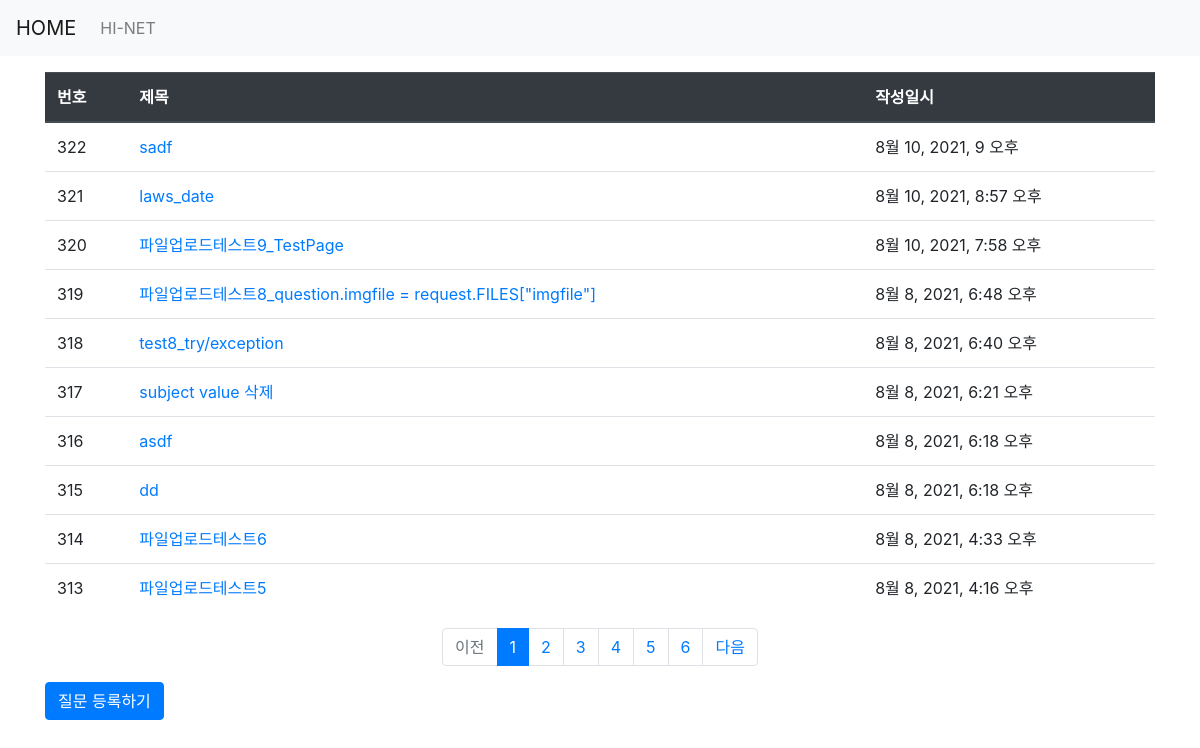
Screenshot of /pybo/ with the database file from the repository.
### pybo/models.py (models this page shows, shortened)
class Question(models.Model):
    subject = models.CharField(max_length=200)
    content = models.TextField()
    imgfile = models.ImageField(null=True, upload_to="", blank=True)  # Need to do "pip3 install image" in cmd, upload_to 는 저장될경로로 ""는 media 폴더를 의미
    create_date = models.DateTimeField()

### pybo/views.py (the view)
# urls.py: path('', views.index, name='index'),
def index(request):
    page = request.GET.get('page', '1') # 페이지(ex-localhost:8000/pybo/?page=1)
    question_list = Question.objects.order_by('-create_date')
    paginator = Paginator(question_list, 10) # 페이지당 10개씩 보여 주기, question_list를 페이징 객체 paginator 로 변환
    page_obj = paginator.get_page(page)
    context = {'question_list': page_obj}
    return render(request, 'pybo/question_list.html', context)

### pybo/templatetags/pybo_filter.py (called while the page is built)
@register.filter
def sub(value, arg):
    return value - arg

### templates/pybo/question_list.html
{% extends 'base.html' %}
{% load pybo_filter %}
{% block content %}
<div class="container my-3">
    <table  class="table">
        <thead>
        <tr class="thead-dark">
            <th>번호</th>
            <th>제목</th>
            <th>작성일시</th>
        </tr>
        </thead>
        <tbody>
        {% if question_list %}
        {% for question in question_list %}
        <tr>
            <td>{{ question_list.paginator.count|sub:question_list.start_index|sub:forloop.counter0|add:1 }}</td>
            <td>
                <a href="{% url 'pybo:detail' question.id %}">
                    {{ question.subject }}
                </a>
            </td>
            <td>{{ question.create_date }}</td>
        </tr>
        {% endfor %}
        {% else %}
        <tr>
            <td colsapn="3">질문이 없습니다.</td>
        </tr>
        {% endif %}
        </tbody>
    </table>
    <ul class="pagination justify-content-center">
        {% if question_list.has_previous %}
        <li class="page-item">
            <a class="page-link" href="?page={{ quesiton_list.previous_page_number }}">
                이전
            </a>
        </li>
        {% else %}
        <li class="page-item disabled">
            <a class="page-link" tabindex="-1" ara-disabled="true" href="#">
                이전
            </a>
        </li>
        {% endif %}
        {% for page_number in question_list.paginator.page_range %}
        {% if page_number >= question_list.number|add:-5 and page_number <= question_list.number|add:5 %}
            {% if page_number == question_list.number %}
            <li class="page-item active" aria-current="page">
                <a class="page-link" href="?page={{ page_number }}">
                    {{ page_number }}
                </a>
            </li>
            {% else %}
            <li class="page-item">
                <a class="page-link" href="?page={{ page_number }}">
                    {{ page_number }}
                </a>
            </li>
            {% endif %}
        {% endif %}
        {% endfor %}
        {% if question_list.has_next %}
        <li class="page-item">
            <a class="page-link" href="?page={{ question_list.next_page_number }}">
                다음
            </a>
        </li>
        {% else %}
        <li class="page-item disabled">
            <a class="page-link" tabindex="-1" aria-disabled="true" href="#">
                다음
            </a>
        </li>
        {% endif %}
    </ul>
    <a href="{% url 'pybo:question_create' %}" class="btn btn-primary" >
        질문 등록하기
    </a>
</div>
{% endblock %}

### rows the page displays
Question: paginator.count|sub "322", subject "sadf", create_date "8월 10, 2021, 9 오후"
Question: paginator.count|sub "321", subject "laws_date", create_date "8월 10, 2021, 8:57 오후"
Question: paginator.count|sub "320", subject "파일업로드테스트9_TestPage", create_date "8월 10, 2021, 7:58 오후"
Question: paginator.count|sub "319", subject "파일업로드테스트8_question.imgfile = request.FILES[\"imgfile\"]", create_date "8월 8, 2021, 6:48 오후"
Question: paginator.count|sub "318", subject "test8_try/exception", create_date "8월 8, 2021, 6:40 오후"
Question: paginator.count|sub "317", subject "subject value 삭제", create_date "8월 8, 2021, 6:21 오후"
Question: paginator.count|sub "316", subject "asdf", create_date "8월 8, 2021, 6:18 오후"
Question: paginator.count|sub "315", subject "dd", create_date "8월 8, 2021, 6:18 오후"
Question: paginator.count|sub "314", subject "파일업로드테스트6", create_date "8월 8, 2021, 4:33 오후"
Question: paginator.count|sub "313", subject "파일업로드테스트5", create_date "8월 8, 2021, 4:16 오후"

### other values shown
{{ page_number }} "1"
{{ page_number }} "2" "3" "4" "5" "6"
